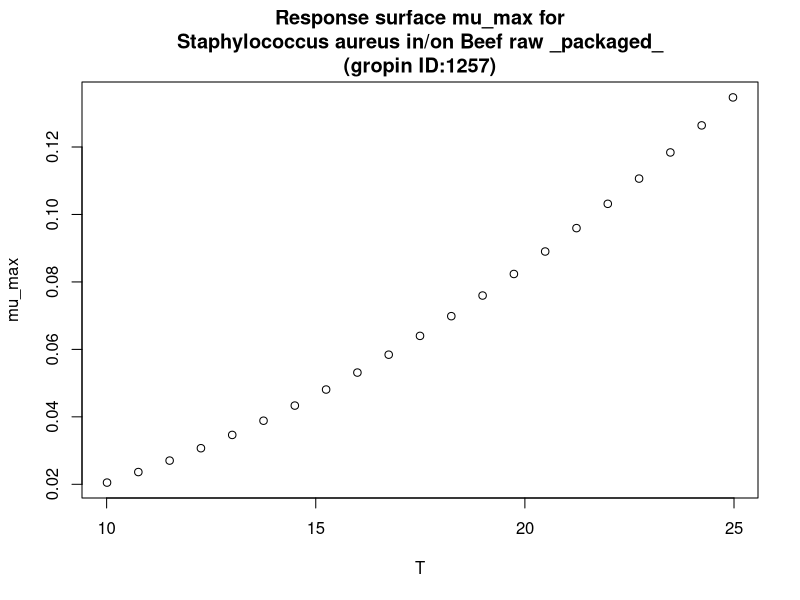

Here is the R script that generated this plot:
#############################
# start of Parameter script
#############################
T <- seq(10.01,24.975024975025,length.out=21)
#############################
# end of Parameter script
#############################
############################# 
# start of Model script Gropin ID 1257 
#############################
 
# constant coefficients for this model
 
variables <- data.frame(T)
argumentsPar <- expand.grid(variables)
 
# heart of the model
response_surface <- function(T) {
   mumax <-0.004869-0.0008702*T+0.000243*(T^2)

return(mumax=mumax)
} 

# output parameters
mumax <- cbind(argumentsPar,response_surface(argumentsPar['T']))
colnames(mumax) <- c(colnames(argumentsPar),'mumax')
#############################
# End of Model script
#############################
############################# 
# start of Visualisation script Gropin ID 1257 
#############################
plot(T,mumax$mumax,
                          xlab='T',
                          ylab='mu_max',main='Response surface mu_max for
Staphylococcus aureus in/on Beef raw _packaged_
(gropin ID:1257)')
#############################
# End of Visualisation script
#############################
